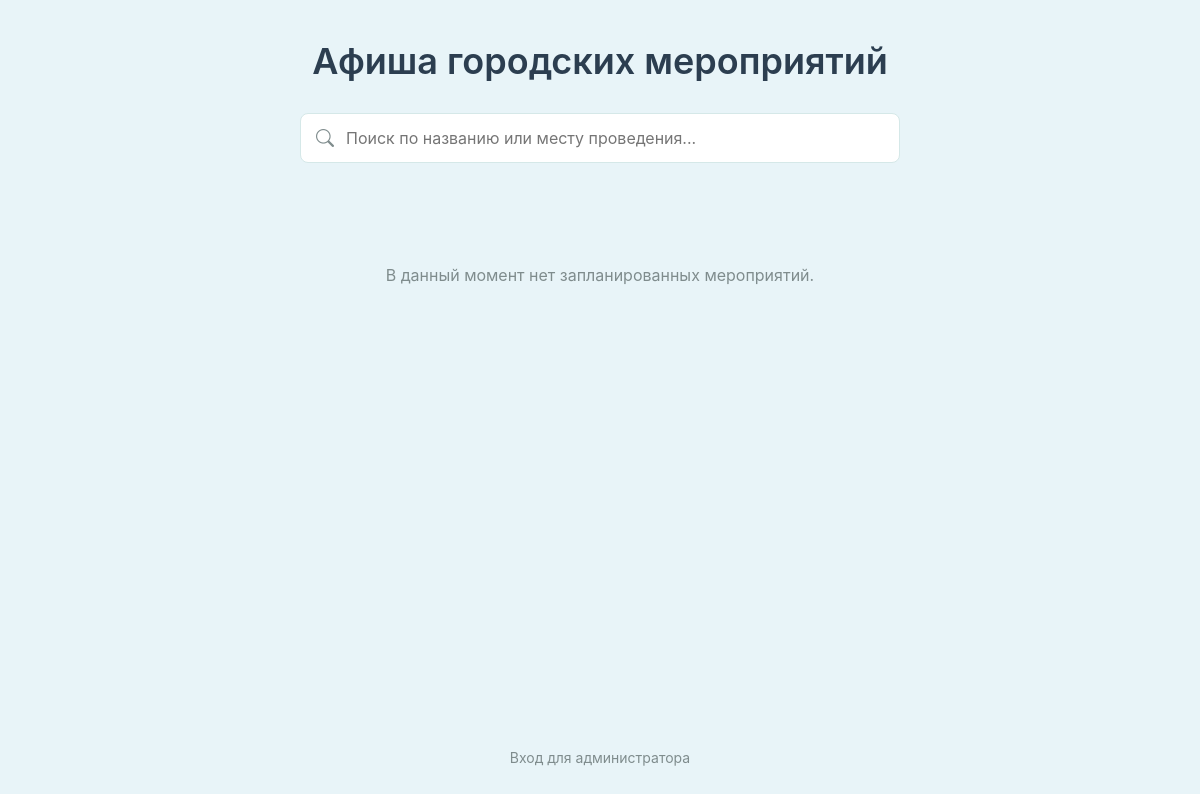
The app's page /, older data.
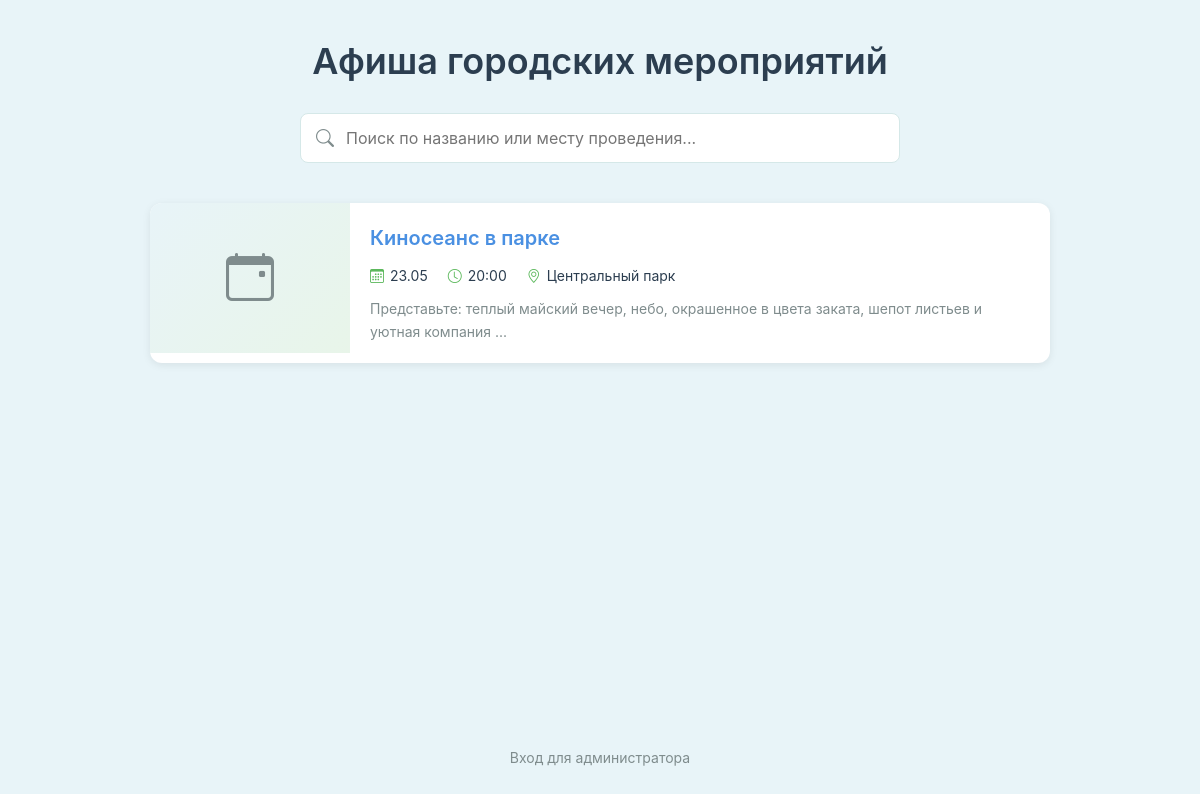
The same page, newer data.
### events/models.py (models this page shows, shortened)
class Event(models.Model):
    title = models.CharField(
        max_length=200,
        verbose_name='Название мероприятия'
    )
    date = models.DateField(
        verbose_name='Дата проведения'
    )
    time = models.TimeField(
        verbose_name='Время начала',
        blank=True,
        null=True
    )
    location = models.CharField(
        max_length=200,
        verbose_name='Место проведения'
    )
    description = models.TextField(
        verbose_name='Описание мероприятия'
    )
    image_url = models.CharField(
        verbose_name='Ссылка на изображение',
        max_length=500,
        blank=True,
        null=True
    )
    is_active = models.BooleanField(
        verbose_name='Активно',
        default=True
    )
    created_at = models.DateTimeField(
        auto_now_add=True,
        verbose_name='Дата создания'
    )
    updated_at = models.DateTimeField(
        auto_now=True,
        verbose_name='Дата обновления'
    )
    class Meta:
        verbose_name = 'Мероприятие'
        verbose_name_plural = 'Мероприятия'
        ordering = ['date', 'time']
    @property
    def short_description(self):
        if len(self.description) > 100:
            return self.description[:100] + '...'
        return self.description

### events/views.py (the view)
# urls.py: path('', views.event_list, name='event_list'),
def event_list(request):
    now = timezone.now()
    now_date = now.date()
    now_time = now.time()
    all_active = list(Event.objects.filter(is_active=True).values('id', 'date', 'time'))
    events_to_deactivate = []
    for event_data in all_active:
        event_date = event_data['date']
        event_time = event_data['time']
        if event_date < now_date:
            events_to_deactivate.append(event_data['id'])
        elif event_date == now_date and event_time is not None:
            event_datetime = timezone.make_aware(
                datetime.combine(event_date, event_time)
            )
            if event_datetime <= now:
                events_to_deactivate.append(event_data['id'])
    if events_to_deactivate:
        Event.objects.filter(id__in=events_to_deactivate).update(is_active=False)
    events = Event.objects.filter(
        is_active=True
    ).exclude(
        date__lt=now_date
    ).exclude(
        date=now_date,
        time__isnull=False,
        time__lte=now_time
    ).order_by('date', 'time')
    return render(request, 'events/event_list.html', {'events': events})

### events/templates/events/event_list.html (shortened to what this page needs)
{% extends 'events/base.html' %}
{% block content %}
<div class="page-header">
    <h1 class="page-title">Афиша городских мероприятий</h1>
    <div class="search-container">
        <div class="search-wrapper">
            <i class="bi bi-search search-icon"></i>
            <input type="text"
                   id="searchInput"
                   class="search-input"
                   placeholder="Поиск по названию или месту проведения..."
                   onkeyup="filterEvents()">
        </div>
    </div>
</div>
<div class="events-container">
    {% for event in events %}
    <div class="event-card" data-event-title="{{ event.title|lower }}" data-event-location="{{ event.location|lower }}">
        <div class="event-card-body">
            <div class="event-image-container">
            </div>
            <div class="event-content">
                <a href="{% url 'event_detail' event.id %}" class="event-title">{{ event.title }}</a>
                <div class="event-meta">
                    <span class="event-meta-item">
                        <i class="bi bi-calendar3 event-meta-icon"></i>
                        {{ event.date|date:"d.m" }}
                    </span>
                    {% if event.time %}
                    <span class="event-meta-item">
                        <i class="bi bi-clock event-meta-icon"></i>
                        {{ event.time|time:"H:i" }}
                    </span>
                    {% endif %}
                    <span class="event-meta-item">
                        <i class="bi bi-geo-alt event-meta-icon"></i>
                        {{ event.location }}
                    </span>
                </div>
                <p class="event-description">{{ event.short_description }}</p>
            </div>
        </div>
    </div>
    {% empty %}
    <div class="no-events">
        В данный момент нет запланированных мероприятий.
    </div>
    {% endfor %}
</div>
{% endblock %}

### events/templates/events/base.html (shortened to what this page needs)
<!DOCTYPE html>
<html lang="ru">
<head>
    <link href="https://cdn.jsdelivr.net/npm/bootstrap@5.3.0/dist/css/bootstrap.min.css" rel="stylesheet">
    <link rel="stylesheet" href="https://cdn.jsdelivr.net/npm/bootstrap-icons@1.11.0/font/bootstrap-icons.css">
</head>
<body>
    <div class="main-container">
        <div class="content-wrapper">
            {% block content %}{% endblock %}
        </div>
        <footer class="text-center py-4">
            <a href="{% url 'admin_login' %}" class="footer-link">Вход для администратора</a>
        </footer>
    </div>
</body>
</html>

### events/templates/events/base.html (style rules this page uses)
:root { --primary-blue: #4A90E2; --light-blue: #E8F4F8; --primary-green: #5CB85C; --light-green: #E8F5E9; --white: #FFFFFF; --text-dark: #2C3E50; --text-light: #7F8C8D; --border-color: #D5E8E8; }
body { font-family: -apple-system, BlinkMacSystemFont, 'Segoe UI', Roboto, 'Helvetica Neue', Arial, sans-serif; background-color: var(--light-blue); color: var(--text-dark); margin: 0; padding: 0; min-height: 100vh; }
.main-container { min-height: 100vh; display: flex; flex-direction: column; }
.content-wrapper { flex: 1; padding: 40px 0; }
.footer-link { color: var(--text-light); text-decoration: none; font-size: 14px; transition: color 0.3s; padding: 8px 12px; display: inline-block; }

### events/templates/events/event_list.html (style rules this page uses)
.page-header { text-align: center; margin-bottom: 40px; }
.page-title { font-size: 36px; font-weight: 600; color: var(--text-dark); margin-bottom: 30px; }
.search-container { max-width: 600px; margin: 0 auto 40px; }
.search-input { background-color: var(--white); border: 1px solid var(--border-color); border-radius: 8px; padding: 12px 16px 12px 45px; font-size: 16px; width: 100%; transition: border-color 0.3s, box-shadow 0.3s; }
.search-wrapper { position: relative; }
.search-icon { position: absolute; left: 16px; top: 50%; transform: translateY(-50%); color: var(--text-light); font-size: 18px; }
.events-container { max-width: 900px; margin: 0 auto; }
.event-card { background-color: var(--white); border-radius: 12px; border: none; box-shadow: 0 2px 8px rgba(0, 0, 0, 0.08); margin-bottom: 24px; overflow: hidden; transition: transform 0.3s, box-shadow 0.3s; }
.event-card-body { display: flex; padding: 0; }
.event-image-container { width: 200px; min-width: 200px; height: 150px; overflow: hidden; background-color: var(--light-blue); display: flex; align-items: center; justify-content: center; }
.event-content { flex: 1; padding: 20px; }
.event-title { font-size: 20px; font-weight: 600; color: var(--primary-blue); margin-bottom: 12px; text-decoration: none; display: block; }
.event-meta { display: flex; align-items: center; gap: 20px; margin-bottom: 12px; font-size: 14px; color: var(--text-dark); }
.event-meta-item { display: flex; align-items: center; gap: 6px; }
.event-meta-icon { color: var(--primary-green); }
.event-description { color: var(--text-light); font-size: 14px; line-height: 1.6; margin: 0; }

Row changes from the older to the newer data that the page shows:
added Event: title "Киносеанс в парке", date "23.05", time "20:00", location "Центральный парк", short_description "Представьте: теплый майский вечер, небо, окрашенное в цвета заката, шепот листьев и уютная компания ..."
Text that changed along with them:
text no longer shown: "В данный момент нет запланированных мероприятий."
